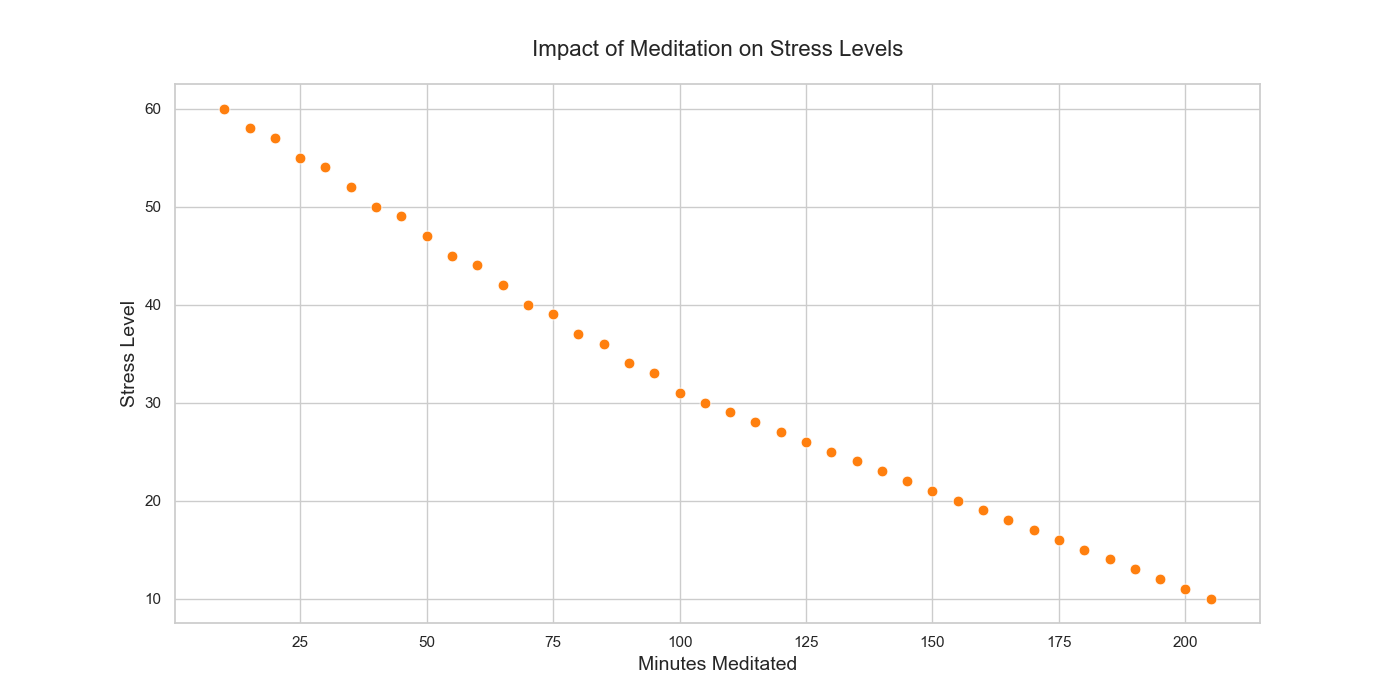

Reproduce this figure in Python.

import seaborn as sns
import pandas as pd
import matplotlib.pyplot as plt

# Load the dataset from the provided table data
data = {
    'StudentID': [1, 2, 3, 4, 5, 6, 7, 8, 9, 10, 11, 12, 13, 14, 15, 16, 17, 18, 19, 20, 21, 22, 23, 24, 25, 26, 27, 28, 29, 30, 31, 32, 33, 34, 35, 36, 37, 38, 39, 40],
    'MinutesMeditated': [10, 15, 20, 25, 30, 35, 40, 45, 50, 55, 60, 65, 70, 75, 80, 85, 90, 95, 100, 105, 110, 115, 120, 125, 130, 135, 140, 145, 150, 155, 160, 165, 170, 175, 180, 185, 190, 195, 200, 205],
    'StressLevel': [60, 58, 57, 55, 54, 52, 50, 49, 47, 45, 44, 42, 40, 39, 37, 36, 34, 33, 31, 30, 29, 28, 27, 26, 25, 24, 23, 22, 21, 20, 19, 18, 17, 16, 15, 14, 13, 12, 11, 10]
}
df = pd.DataFrame(data)

# Set the aesthetic style of the plots
sns.set_theme(style="whitegrid")

# Create the scatter plot
plt.figure(figsize=(14, 7))
scatter_plot = sns.scatterplot(x='MinutesMeditated', y='StressLevel',
                               data=df, color='#ff7f0e', s=60)

# Set the chart title and labels
scatter_plot.set_title('Impact of Meditation on Stress Levels', fontsize=16, pad=20)
scatter_plot.set_xlabel('Minutes Meditated', fontsize=14)
scatter_plot.set_ylabel('Stress Level', fontsize=14)

# Show the plot
plt.show()
